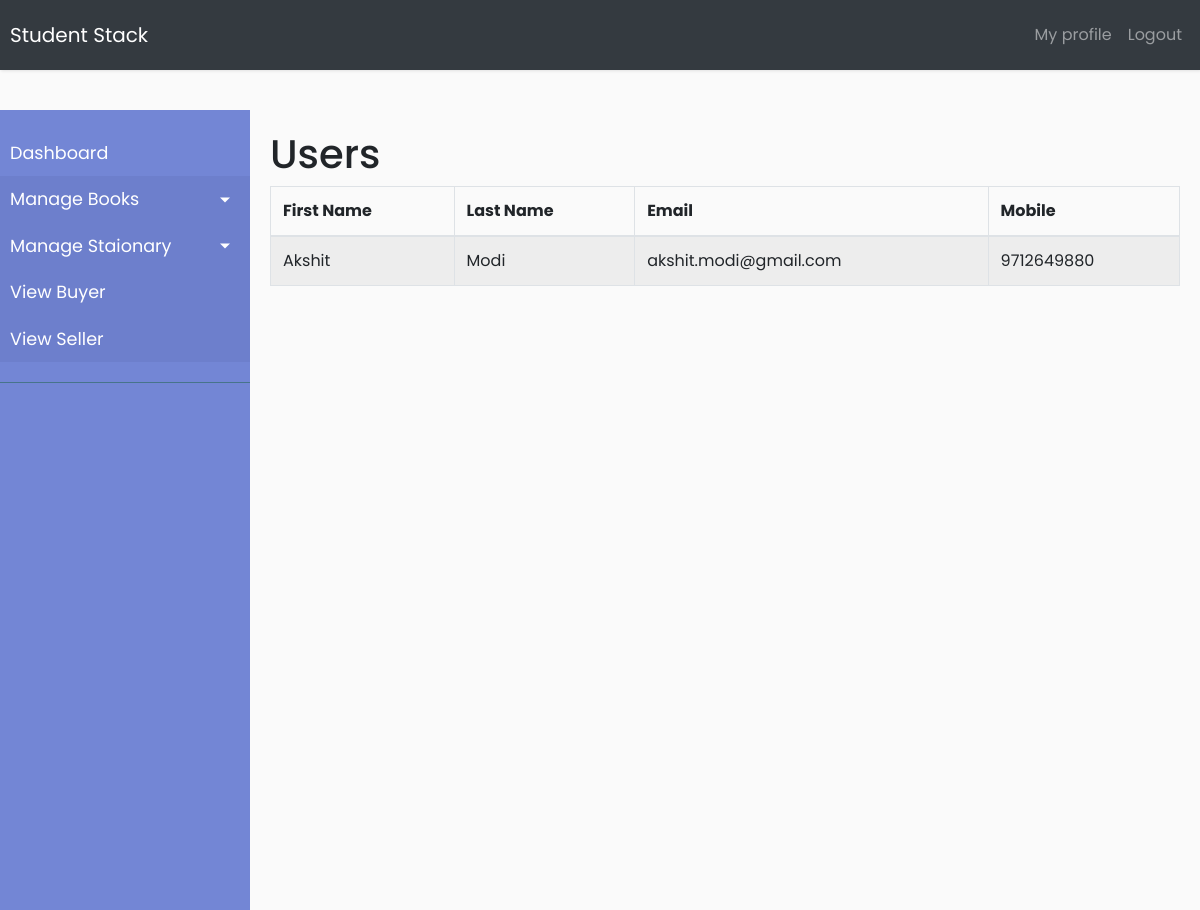
/admin/viewseller.php, run on the app's committed database.
### tables this page shows
CREATE TABLE `user_tbl` (
  `user_name` varchar(20) NOT NULL,
  `f_name` varchar(20) NOT NULL,
  `l_name` varchar(10) NOT NULL,
  `address` varchar(200) NOT NULL,
  `email` varchar(40) NOT NULL,
  `m_no` bigint(15) UNSIGNED NOT NULL,
  `gender` varchar(10) NOT NULL,
  `city` varchar(15) NOT NULL,
  `user_type` int(9) UNSIGNED NOT NULL,
  `password` varchar(50) NOT NULL
);

### admin/viewseller.php (the view, shortened to what this page needs)
<!DOCTYPE html>
<html>
<head>
    <link rel="stylesheet" href="https://stackpath.bootstrapcdn.com/bootstrap/4.1.0/css/bootstrap.min.css" >
    <link rel="stylesheet" href="css/style.css">
</head>
<body>
    <div class="fluid">
        <nav class="navbar navbar-expand-lg navbar-dark bg-dark">
          <a class="navbar-brand" href="#">Student Stack</a>
          <ul class="navbar-nav ml-auto">
          <li class="=nav-item">
            <a class="nav-link" href="profile.php">
                My profile
            </a>
          </li>
            <li class="nav-item">
                <a class="nav-link" href="logout.php">
                  Logout
                </a>
            </li>
            </ul>
        </nav>
      </div>
    <div class="wrapper">
        <nav id="sidebar">
            <ul class="list-unstyled components ">
                <li>
                    <a href="#">Dashboard</a>
                </li>
                <li class="active">
                    <a href="#homeSubmenu" data-toggle="collapse" aria-expanded="false" class="dropdown-toggle">Manage Books</a>
                </li>
                <li class="active">
                    <a href="#pageSubmenu" data-toggle="collapse" aria-expanded="false" class="dropdown-toggle">Manage Staionary</a>
                </li>
                <li class="active">
                    <a href="viewbuyer.php">View Buyer</a>
                </li>
                <li class="active">
                    <a href="viewseller.php">View Seller</a>
                </li>
            </ul>
        </nav>
        <div id="content">
            <div>
                <div">
                    <div class="row">
                        <div class="col-md-12">
                            <h1> Users
                            </h1>
                        </div>
                    </div>
                    <div>
                        <div>
                            <div>
                                <table class="table table-striped table-bordered table-hover">
                                    <thead>
                                        <tr>
                                            <th>First Name</th>
                                            <th>Last Name</th>
                                            <th>Email</th>
                                            <th>Mobile</th>
                                        </tr>
                                        </thead>
                                    <tbody>
                                     <?php
                                     require '../dbconnect.php';
                                            $qry="SELECT * FROM `user_tbl`";
                                            $rs = mysqli_query($conn,$qry);
                                            if (mysqli_num_rows($rs)>0)
                                            {
                                                while ($row=mysqli_fetch_assoc($rs))
                                                {
                                                    if($row['user_type']==1)
                                                    {
                                        ?>
                                    <tr>
                                            <td><?php echo $row['f_name']; ?></td>
                                            <td><?php echo $row['l_name']; ?></td>
                                            <td><?php echo $row['email']; ?></td>
                                            <td><?php echo $row['m_no']; ?></td>
                                        </tr>
                                        <?php
                                                    }
                                                }
                                            }
                                        ?>
                                    </tbody>
                                </table>
                            </div>
                        </div>
                    </div>
                </div>
            </div>
        </div>
</body>
</html>

### admin/css/style.css (style rules this page uses)
body { font-family: 'Poppins', sans-serif; background: #fafafa; }
a, a:hover, a:focus { color: inherit; text-decoration: none; transition: all 0.3s; }
.navbar { padding: 15px 10px; background: #fff; border: none; border-radius: 0; margin-bottom: 40px; box-shadow: 1px 1px 3px rgba(0, 0, 0, 0.1); }
.wrapper { display: flex; width: 100%; align-items: stretch; }
#sidebar { min-width: 250px; max-width: 250px; background: #7386D5; color: #fff; transition: all 0.3s; }
#sidebar ul.components { padding: 20px 0; border-bottom: 1px solid #47748b; }
#sidebar ul li a { padding: 10px; font-size: 1.1em; display: block; }
#sidebar ul li.active>a, a[aria-expanded="true"] { color: #fff; background: #6d7fcc; }
a[data-toggle="collapse"] { position: relative; }
.dropdown-toggle::after { display: block; position: absolute; top: 50%; right: 20px; transform: translateY(-50%); }
#content { width: 100%; padding: 20px; min-height: 100vh; transition: all 0.3s; }

### data on the page
user_tbl: f_name "Akshit", l_name "Modi", email "akshit.modi@gmail.com", m_no "9712649880"
